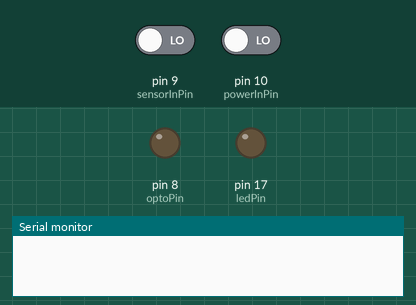
Simulated run of this sketch. Board: Arduino Leonardo, built with avr-gcc and run on an emulated ATmega32U4. Shown: output pins drawn as LEDs (lit = HIGH), the last lines printed to the serial monitor. The inputs (shaded band) are chosen by the test bench; at power-on: pin 10 (powerInPin) LOW, pin 9 (sensorInPin) LOW.

Above: at 1.2 s.
1.3 s: pin 10 (powerInPin) driven HIGH
At 1.6 s:
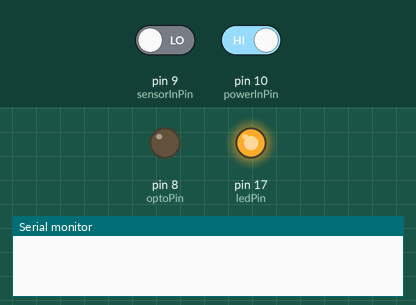
2.8 s: pin 9 (sensorInPin) driven HIGH
4.3 s: pin 10 (powerInPin) driven LOW
At 4.7 s:
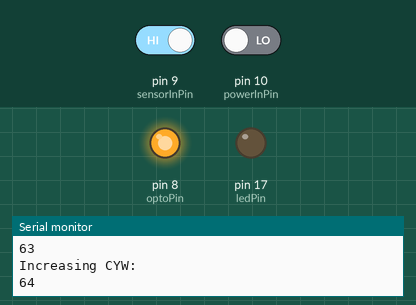
6.4 s: pin 10 (powerInPin) driven HIGH
At 6.8 s:
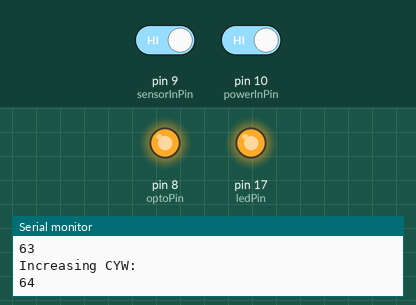
Timing chart, 0 to 9.4 s (numbered marks = the images above; inputs shaded):
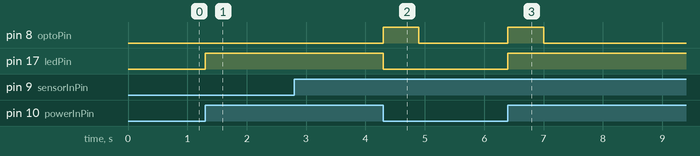

The sketch:

sensor.ino
```cpp
#include <Keyboard.h>

#define KEY_F13  0xF0 // 0x68 + 0x88

int ledPin = 17;  // LED connected to digital pin 13
int powerInPin = 10;    // pushbutton connected to digital pin 7
int sensorInPin = 9;
int optoPin = 8;
int val = 0;      // variable to store the read value
int sens = 0;
int ACT=0;
int MSR=2;
int CYW=1;
int CYLIMIT=100;

void setup() {
  pinMode(ledPin, OUTPUT);  // sets the digital pin 13 as output
  pinMode(powerInPin, INPUT);    // sets the digital pin 7 as input
  pinMode(sensorInPin, INPUT);
  pinMode(optoPin, OUTPUT);
  Serial.begin(9600);
  ACT=0;
  MSR=2;
  CYW=0;
  CYLIMIT=200;
}

void loop() {
  sens = digitalRead(sensorInPin);
  val = digitalRead(powerInPin);   // read the input pin

  // just for show: output power to ledPin and sensor data to TXLED
  digitalWrite(ledPin, val);
  //Serial.println("Power status");
  //Serial.println(val);

  if(sens == HIGH){
    TXLED1;
    //Serial.println("Sensor in high state");
    //Serial.println(ACT);
  }else{
    TXLED0;
    //Serial.println("Sensor in low state");
    //Serial.println(ACT);
  }

  if ( sens == HIGH && ACT == 0) {
    USBDevice.wakeupHost();
    Keyboard.press( KEY_F13 );
    Keyboard.release( KEY_F13 );
    Serial.println("Detected rising edge");
    ACT=1;
    MSR = val;
  }

  if(ACT == 1  && CYW < CYLIMIT){
    if(MSR != val){ // we have a change in the power line: we are in sleep mode
      digitalWrite(optoPin, HIGH);
      delay(600);
      digitalWrite(optoPin, LOW);
      Serial.println("Pray you never see this: we are in sleep mode");
      ACT=0;
      CYW=1;
      MSR=2;
    }  else {
      Serial.println("Increasing CYW:");
      CYW=CYW+1;
      Serial.println(CYW);
    }
  }

  if(ACT == 1 && CYW >= CYLIMIT){ // we have overwaited,the computer must be ON. Do nothing, just reset.
    Serial.println("The computer is ON. Resetting.");
    ACT=0;
    CYW=1;
    MSR=2;
  }


  delay(5);
}
```

Measured:
- after the input at 1.3 s, pin 17 (ledPin): LOW → HIGH at once
- after the input at 4.3 s, pin 8 (optoPin): LOW → HIGH at once, → LOW 0.60 s later; pin 17 (ledPin): HIGH → LOW at once
- after the input at 6.4 s, pin 8 (optoPin): LOW → HIGH at once, → LOW 0.60 s later; pin 17 (ledPin): LOW → HIGH at once
